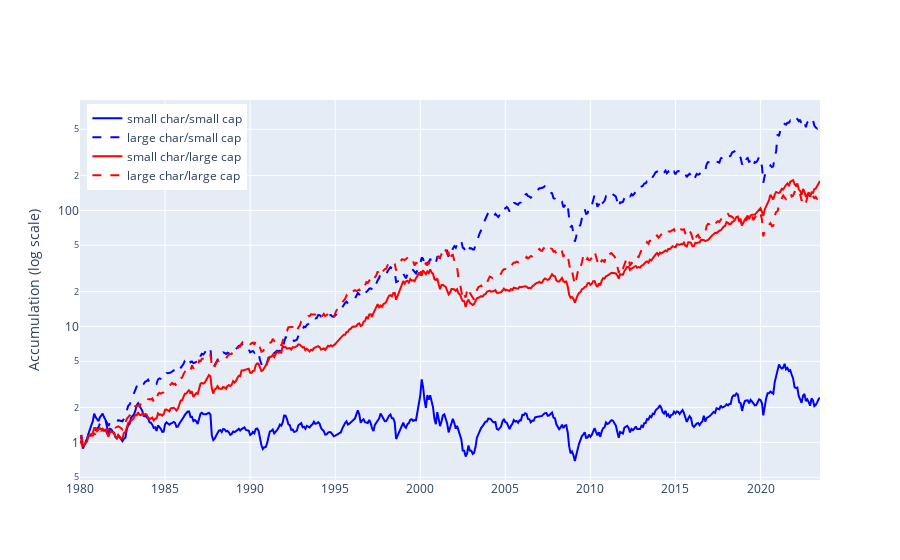

Here is the notebook cell this chart was saved with:
### Markdown cell above
# FIGURE (ACCUMULATION LOG SCALE)

### Code cell
accum_log_plot = copy.copy(accum_plot)
accum_log_plot.update_yaxes(type="log")
accum_plot.layout.yaxis.title="Accumulation"
accum_log_plot.layout.yaxis.title="Accumulation (log scale)"
accum_log_plot.show()

### Figure 1 — Plotly figure (JSON) as saved in the notebook; plotly's stock layout.template omitted (floating-point values rounded to 4 significant figures; data arrays with more than 128 entries replaced by an {"elided": "..."} marker saying what was removed)
{"data": [{"hovertemplate": "%{x}<br>$%{y:.2f}<extra></extra>", "line": {"color": "blue"}, "mode": "lines", "name": "small char/small cap", "type": "scatter", "x": {"elided": "523 str values"}, "y": {"elided": "523 float values"}}, {"hovertemplate": "%{x}<br>$%{y:.2f}<extra></extra>", "line": {"color": "blue", "dash": "dash"}, "mode": "lines", "name": "large char/small cap", "type": "scatter", "x": {"elided": "523 str values"}, "y": {"elided": "523 float values"}}, {"hovertemplate": "%{x}<br>$%{y:.2f}<extra></extra>", "line": {"color": "red"}, "mode": "lines", "name": "small char/large cap", "type": "scatter", "x": {"elided": "523 str values"}, "y": {"elided": "523 float values"}}, {"hovertemplate": "%{x}<br>$%{y:.2f}<extra></extra>", "line": {"color": "red", "dash": "dash"}, "mode": "lines", "name": "large char/large cap", "type": "scatter", "x": {"elided": "523 str values"}, "y": {"elided": "523 float values"}}], "layout": {"legend": {"x": 0.01, "y": 0.99}, "yaxis": {"title": {"text": "Accumulation (log scale)"}, "type": "log"}}}
